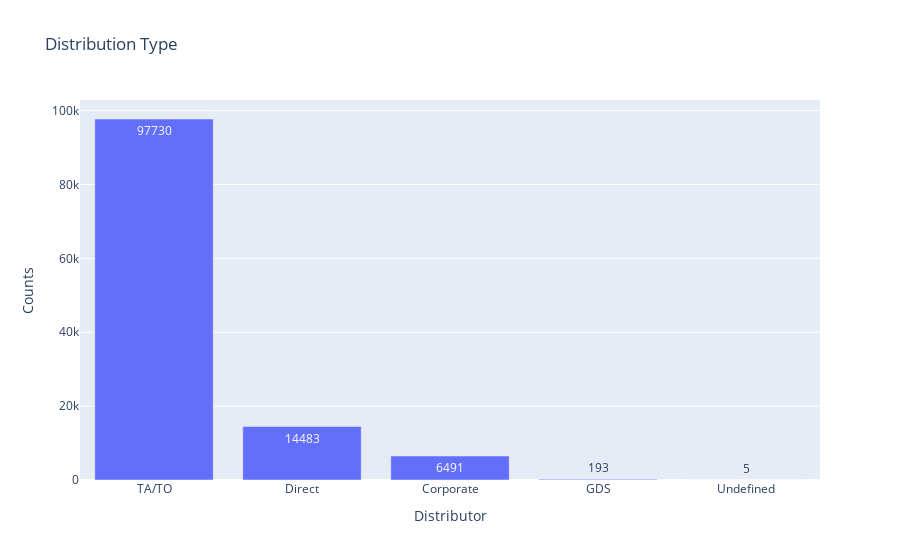

Notebook cell for this chart:
### Markdown cell above
### Distribution Type

### Code cell
distribution_type = pd.DataFrame(og_copy['distribution_channel'].value_counts())
fig = go.Figure()
fig.add_trace(go.Bar(x=distribution_type.index,
                         y=distribution_type['distribution_channel'],  text=distribution_type['distribution_channel']))

fig.update_layout(title='Distribution Type',
                  xaxis_title='Distributor', yaxis_title='Counts')
fig.show()

### Figure 1 — Plotly figure (JSON) as saved in the notebook; plotly's stock layout.template omitted (floating-point values rounded to 4 significant figures)
{"data": [{"text": [97730, 14483, 6491, 193, 5], "type": "bar", "x": ["TA/TO", "Direct", "Corporate", "GDS", "Undefined"], "y": [97730, 14483, 6491, 193, 5]}], "layout": {"title": {"text": "Distribution Type"}, "xaxis": {"title": {"text": "Distributor"}}, "yaxis": {"title": {"text": "Counts"}}}}
